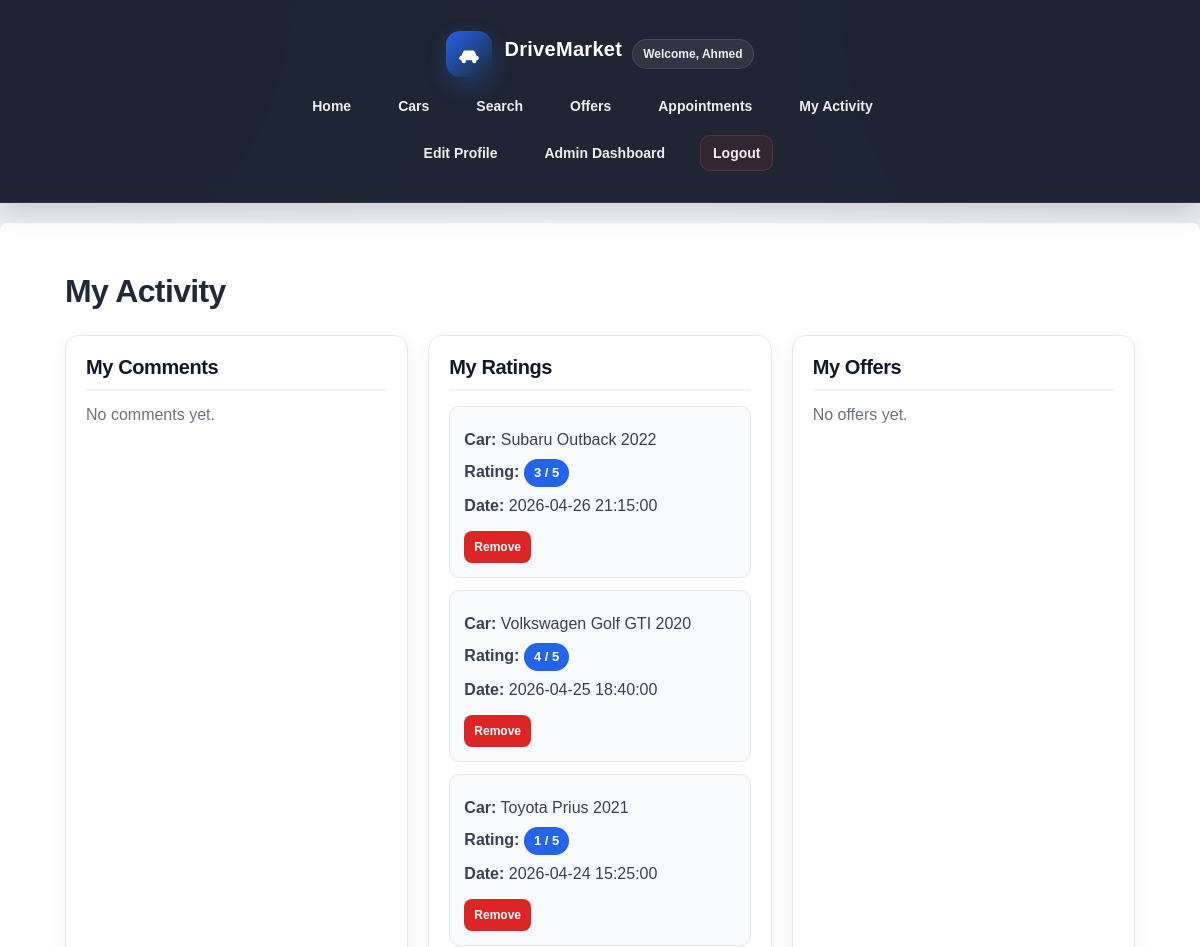
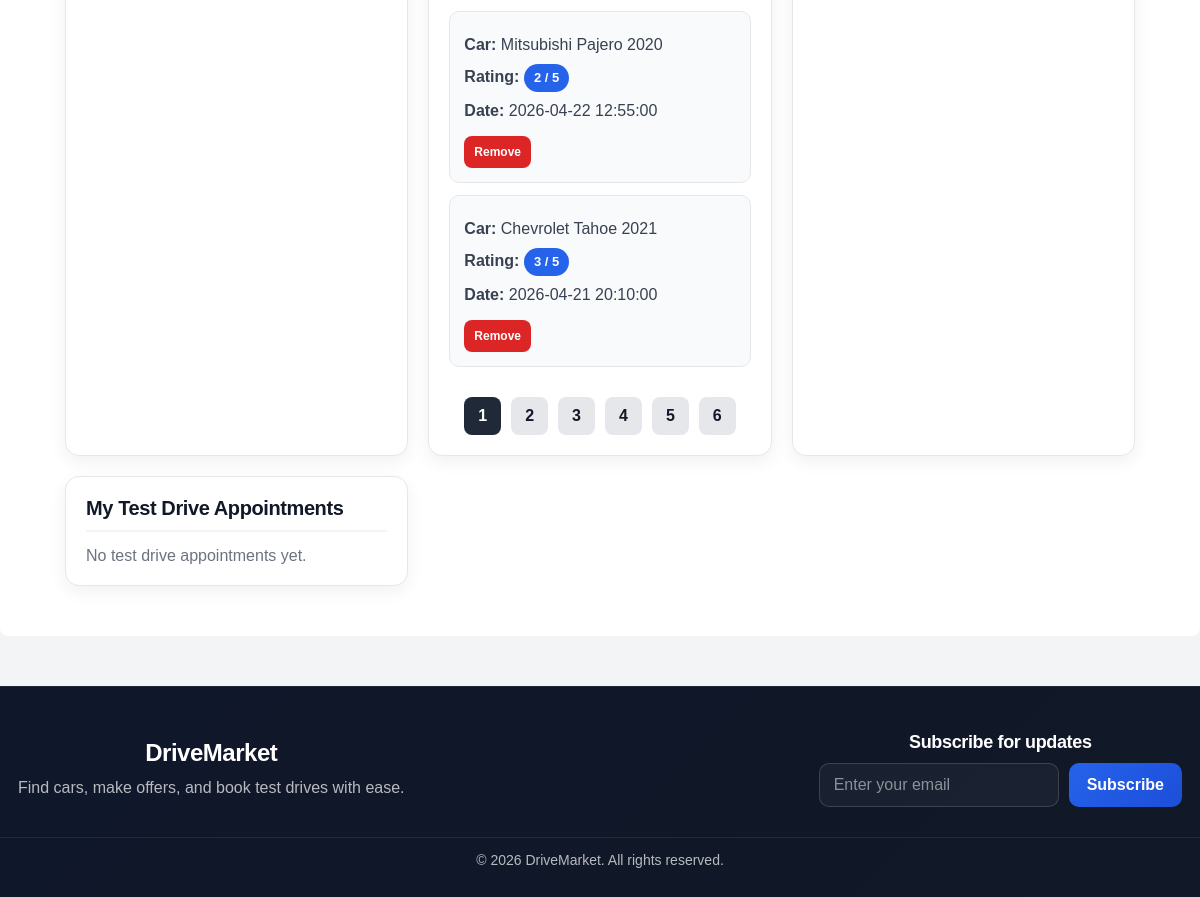
/my_activity.php (signed in), run on the app's committed database (2 pictures, top to bottom).
### tables this page shows
CREATE TABLE `dbProj_ratings` (
  `rating_id` int NOT NULL,
  `car_id` int NOT NULL,
  `user_id` int NOT NULL,
  `rating_value` int NOT NULL,
  `created_at` timestamp NULL DEFAULT CURRENT_TIMESTAMP
);

CREATE TABLE `dbProj_cars` (
  `car_id` int NOT NULL,
  `creator_id` int NOT NULL,
  `title` varchar(150) NOT NULL,
  `short_description` varchar(255) NOT NULL,
  `full_description` text NOT NULL,
  `brand` varchar(100) NOT NULL,
  `model` varchar(100) NOT NULL,
  `car_year` int NOT NULL,
  `price` decimal(10,2) NOT NULL,
  `image` varchar(255) DEFAULT NULL,
  `status` enum('draft','published','removed') DEFAULT 'draft',
  `created_at` timestamp NULL DEFAULT CURRENT_TIMESTAMP
);

### my_activity.php (the view, shortened to what this page needs)
<?php
$conn = getConnection();
$user_id = $_SESSION['user_id'];
$limit = 5;
$comments_page = isset($_GET['comments_page']) && (int) $_GET['comments_page'] > 0 ? (int) $_GET['comments_page'] : 1;
$ratings_page = isset($_GET['ratings_page']) && (int) $_GET['ratings_page'] > 0 ? (int) $_GET['ratings_page'] : 1;
$offers_page = isset($_GET['offers_page']) && (int) $_GET['offers_page'] > 0 ? (int) $_GET['offers_page'] : 1;
$appointments_page = isset($_GET['appointments_page']) && (int) $_GET['appointments_page'] > 0 ? (int) $_GET['appointments_page'] : 1;
$comments_count_sql = "SELECT COUNT(*) AS total FROM dbProj_comments WHERE user_id = ?";
$comments_count_stmt = mysqli_prepare($conn, $comments_count_sql);
mysqli_stmt_bind_param($comments_count_stmt, "i", $user_id);
mysqli_stmt_execute($comments_count_stmt);
$comments_count_result = mysqli_stmt_get_result($comments_count_stmt);
$comments_total = (int) mysqli_fetch_assoc($comments_count_result)['total'];
$comments_total_pages = max(1, (int) ceil($comments_total / $limit));
$comments_offset = ($comments_page - 1) * $limit;
$comments_sql = "SELECT c.comment_id, c.comment_text, c.created_at, car.title
                 FROM dbProj_comments c
                 JOIN dbProj_cars car ON c.car_id = car.car_id
                 WHERE c.user_id = ?
                 ORDER BY c.created_at DESC
                 LIMIT ? OFFSET ?";
$comments_stmt = mysqli_prepare($conn, $comments_sql);
mysqli_stmt_bind_param($comments_stmt, "iii", $user_id, $limit, $comments_offset);
mysqli_stmt_execute($comments_stmt);
$comments_result = mysqli_stmt_get_result($comments_stmt);
$ratings_count_sql = "SELECT COUNT(*) AS total FROM dbProj_ratings WHERE user_id = ?";
$ratings_count_stmt = mysqli_prepare($conn, $ratings_count_sql);
mysqli_stmt_bind_param($ratings_count_stmt, "i", $user_id);
mysqli_stmt_execute($ratings_count_stmt);
$ratings_count_result = mysqli_stmt_get_result($ratings_count_stmt);
$ratings_total = (int) mysqli_fetch_assoc($ratings_count_result)['total'];
$ratings_total_pages = max(1, (int) ceil($ratings_total / $limit));
$ratings_offset = ($ratings_page - 1) * $limit;
$ratings_sql = "SELECT r.rating_id, r.rating_value, r.created_at, car.title
                FROM dbProj_ratings r
                JOIN dbProj_cars car ON r.car_id = car.car_id
                WHERE r.user_id = ?
                ORDER BY r.created_at DESC
                LIMIT ? OFFSET ?";
$ratings_stmt = mysqli_prepare($conn, $ratings_sql);
mysqli_stmt_bind_param($ratings_stmt, "iii", $user_id, $limit, $ratings_offset);
mysqli_stmt_execute($ratings_stmt);
$ratings_result = mysqli_stmt_get_result($ratings_stmt);
$offers_count_sql = "SELECT COUNT(*) AS total FROM dbProj_offers WHERE user_id = ?";
$offers_count_stmt = mysqli_prepare($conn, $offers_count_sql);
mysqli_stmt_bind_param($offers_count_stmt, "i", $user_id);
mysqli_stmt_execute($offers_count_stmt);
$offers_count_result = mysqli_stmt_get_result($offers_count_stmt);
$offers_total = (int) mysqli_fetch_assoc($offers_count_result)['total'];
$offers_total_pages = max(1, (int) ceil($offers_total / $limit));
$offers_offset = ($offers_page - 1) * $limit;
$offers_sql = "SELECT o.offer_id, o.offer_amount, o.message, o.created_at, car.title
               FROM dbProj_offers o
               JOIN dbProj_cars car ON o.car_id = car.car_id
               WHERE o.user_id = ?
               ORDER BY o.created_at DESC
               LIMIT ? OFFSET ?";
$offers_stmt = mysqli_prepare($conn, $offers_sql);
mysqli_stmt_bind_param($offers_stmt, "iii", $user_id, $limit, $offers_offset);
mysqli_stmt_execute($offers_stmt);
$offers_result = mysqli_stmt_get_result($offers_stmt);
$appointments_count_sql = "SELECT COUNT(*) AS total FROM dbProj_appointments WHERE user_id = ?";
$appointments_count_stmt = mysqli_prepare($conn, $appointments_count_sql);
mysqli_stmt_bind_param($appointments_count_stmt, "i", $user_id);
mysqli_stmt_execute($appointments_count_stmt);
$appointments_count_result = mysqli_stmt_get_result($appointments_count_stmt);
$appointments_total = (int) mysqli_fetch_assoc($appointments_count_result)['total'];
$appointments_total_pages = max(1, (int) ceil($appointments_total / $limit));
$appointments_offset = ($appointments_page - 1) * $limit;
$appointments_sql = "SELECT a.appointment_id, a.appointment_date, a.appointment_time, a.notes, a.created_at, car.title
                     FROM dbProj_appointments a
                     JOIN dbProj_cars car ON a.car_id = car.car_id
                     WHERE a.user_id = ?
                     ORDER BY a.appointment_date DESC, a.appointment_time DESC
                     LIMIT ? OFFSET ?";
$appointments_stmt = mysqli_prepare($conn, $appointments_sql);
mysqli_stmt_bind_param($appointments_stmt, "iii", $user_id, $limit, $appointments_offset);
mysqli_stmt_execute($appointments_stmt);
$appointments_result = mysqli_stmt_get_result($appointments_stmt);
include 'includes/header.php';
?>
<div class="activity-page">
    <h2 class="activity-title">My Activity</h2>
    <div class="activity-grid">
        <div class="activity-section">
            <h3>My Comments</h3>
            <?php if ($comments_result && mysqli_num_rows($comments_result) > 0): ?>
                <?php while ($comment = mysqli_fetch_assoc($comments_result)): ?>
                    <div class="activity-item">
                        <p><strong>Car:</strong> <?php echo htmlspecialchars($comment['title']); ?></p>
                        <p><strong>Comment:</strong> <?php echo nl2br(htmlspecialchars($comment['comment_text'])); ?></p>
                        <p><strong>Date:</strong> <?php echo htmlspecialchars($comment['created_at']); ?></p>
                        <form method="POST" class="inline-action-form" style="margin-top: 12px;">
                            <input type="hidden" name="delete_comment_id" value="<?php echo $comment['comment_id']; ?>">
                            <button type="submit" class="danger-btn" onclick="return confirm('Delete this comment?');">Remove</button>
                        </form>
                    </div>
                <?php endwhile; ?>
                <?php if ($comments_total_pages > 1): ?>
                    <div class="pagination-box">
                        <?php for ($i = 1; $i <= $comments_total_pages; $i++): ?>
                            <a href="my_activity.php?comments_page=<?php echo $i; ?>&ratings_page=<?php echo $ratings_page; ?>&offers_page=<?php echo $offers_page; ?>&appointments_page=<?php echo $appointments_page; ?>" class="pagination-link <?php echo $i === $comments_page ? 'active' : ''; ?>">
                                <?php echo $i; ?>
                            </a>
                        <?php endfor; ?>
                    </div>
                <?php endif; ?>
            <?php else: ?>
                <p class="empty-text">No comments yet.</p>
            <?php endif; ?>
        </div>
        <div class="activity-section">
            <h3>My Ratings</h3>
            <?php if ($ratings_result && mysqli_num_rows($ratings_result) > 0): ?>
                <?php while ($rating = mysqli_fetch_assoc($ratings_result)): ?>
                    <div class="activity-item">
                        <p><strong>Car:</strong> <?php echo htmlspecialchars($rating['title']); ?></p>
                        <p><strong>Rating:</strong> <span class="badge-value"><?php echo htmlspecialchars($rating['rating_value']); ?> / 5</span></p>
                        <p><strong>Date:</strong> <?php echo htmlspecialchars($rating['created_at']); ?></p>
                        <form method="POST" class="inline-action-form" style="margin-top: 12px;">
                            <button type="submit" class="danger-btn" onclick="return confirm('Delete this rating?');">Remove</button>
                        </form>
                    </div>
                <?php endwhile; ?>
                <?php if ($ratings_total_pages > 1): ?>
                    <div class="pagination-box">
                        <?php for ($i = 1; $i <= $ratings_total_pages; $i++): ?>
                            <a href="my_activity.php?comments_page=<?php echo $comments_page; ?>&ratings_page=<?php echo $i; ?>&offers_page=<?php echo $offers_page; ?>&appointments_page=<?php echo $appointments_page; ?>" class="pagination-link <?php echo $i === $ratings_page ? 'active' : ''; ?>">
                                <?php echo $i; ?>
                            </a>
                        <?php endfor; ?>
                    </div>
                <?php endif; ?>
            <?php else: ?>
                <p class="empty-text">No ratings yet.</p>
            <?php endif; ?>
        </div>
        <div class="activity-section">
            <h3>My Offers</h3>
            <?php if ($offers_result && mysqli_num_rows($offers_result) > 0): ?>
                <?php while ($offer = mysqli_fetch_assoc($offers_result)): ?>
                    <div class="activity-item">
                        <p><strong>Car:</strong> <?php echo htmlspecialchars($offer['title']); ?></p>
                        <p><strong>Offer Amount:</strong> <span class="badge-value">BHD <?php echo htmlspecialchars($offer['offer_amount']); ?></span></p>
                        <p><strong>Message:</strong> <?php echo nl2br(htmlspecialchars($offer['message'])); ?></p>
                        <p><strong>Date:</strong> <?php echo htmlspecialchars($offer['created_at']); ?></p>
                        <form method="POST" class="inline-action-form" style="margin-top: 12px;">
                            <input type="hidden" name="delete_offer_id" value="<?php echo $offer['offer_id']; ?>">
                            <button type="submit" class="danger-btn" onclick="return confirm('Delete this offer?');">Remove</button>
                        </form>
                    </div>
                <?php endwhile; ?>
                <?php if ($offers_total_pages > 1): ?>
                    <div class="pagination-box">
                        <?php for ($i = 1; $i <= $offers_total_pages; $i++): ?>
                            <a href="my_activity.php?comments_page=<?php echo $comments_page; ?>&ratings_page=<?php echo $ratings_page; ?>&offers_page=<?php echo $i; ?>&appointments_page=<?php echo $appointments_page; ?>" class="pagination-link <?php echo $i === $offers_page ? 'active' : ''; ?>">
                                <?php echo $i; ?>
                            </a>
                        <?php endfor; ?>
                    </div>
                <?php endif; ?>
            <?php else: ?>
                <p class="empty-text">No offers yet.</p>
            <?php endif; ?>
        </div>
        <div class="activity-section">
            <h3>My Test Drive Appointments</h3>
            <?php if ($appointments_result && mysqli_num_rows($appointments_result) > 0): ?>
                <?php while ($appointment = mysqli_fetch_assoc($appointments_result)): ?>
                    <div class="activity-item">
                        <p><strong>Car:</strong> <?php echo htmlspecialchars($appointment['title']); ?></p>
                        <p><strong>Date:</strong> <?php echo htmlspecialchars($appointment['appointment_date']); ?></p>
                        <p><strong>Time:</strong> <?php echo htmlspecialchars($appointment['appointment_time']); ?></p>
                        <p><strong>Notes:</strong> <?php echo nl2br(htmlspecialchars($appointment['notes'])); ?></p>
                        <p><strong>Booked On:</strong> <?php echo htmlspecialchars($appointment['created_at']); ?></p>
                        <form method="POST" class="inline-action-form" style="margin-top: 12px;">
                            <input type="hidden" name="delete_appointment_id" value="<?php echo $appointment['appointment_id']; ?>">
                            <button type="submit" class="danger-btn" onclick="return confirm('Delete this appointment?');">Remove</button>
                        </form>
                    </div>
                <?php endwhile; ?>
                <?php if ($appointments_total_pages > 1): ?>
                    <div class="pagination-box">
                        <?php for ($i = 1; $i <= $appointments_total_pages; $i++): ?>
                            <a href="my_activity.php?comments_page=<?php echo $comments_page; ?>&ratings_page=<?php echo $ratings_page; ?>&offers_page=<?php echo $offers_page; ?>&appointments_page=<?php echo $i; ?>" class="pagination-link <?php echo $i === $appointments_page ? 'active' : ''; ?>">
                                <?php echo $i; ?>
                            </a>
                        <?php endfor; ?>
                    </div>
                <?php endif; ?>
            <?php else: ?>
                <p class="empty-text">No test drive appointments yet.</p>
            <?php endif; ?>
        </div>
    </div>
</div>
<?php include 'includes/footer.php'; ?>

### data on the page
dbproj_ratings: car.title "Subaru Outback 2022", rating_value "3", created_at "2026-04-26 21:15:00"
dbproj_ratings: car.title "Volkswagen Golf GTI 2020", rating_value "4", created_at "2026-04-25 18:40:00"
dbproj_ratings: car.title "Toyota Prius 2021", rating_value "1", created_at "2026-04-24 15:25:00"
dbproj_ratings: car.title "Mitsubishi Pajero 2020", rating_value "2", created_at "2026-04-22 12:55:00"
dbproj_ratings: car.title "Chevrolet Tahoe 2021", rating_value "3", created_at "2026-04-21 20:10:00"

### other printed values
$display_name "Ahmed"
